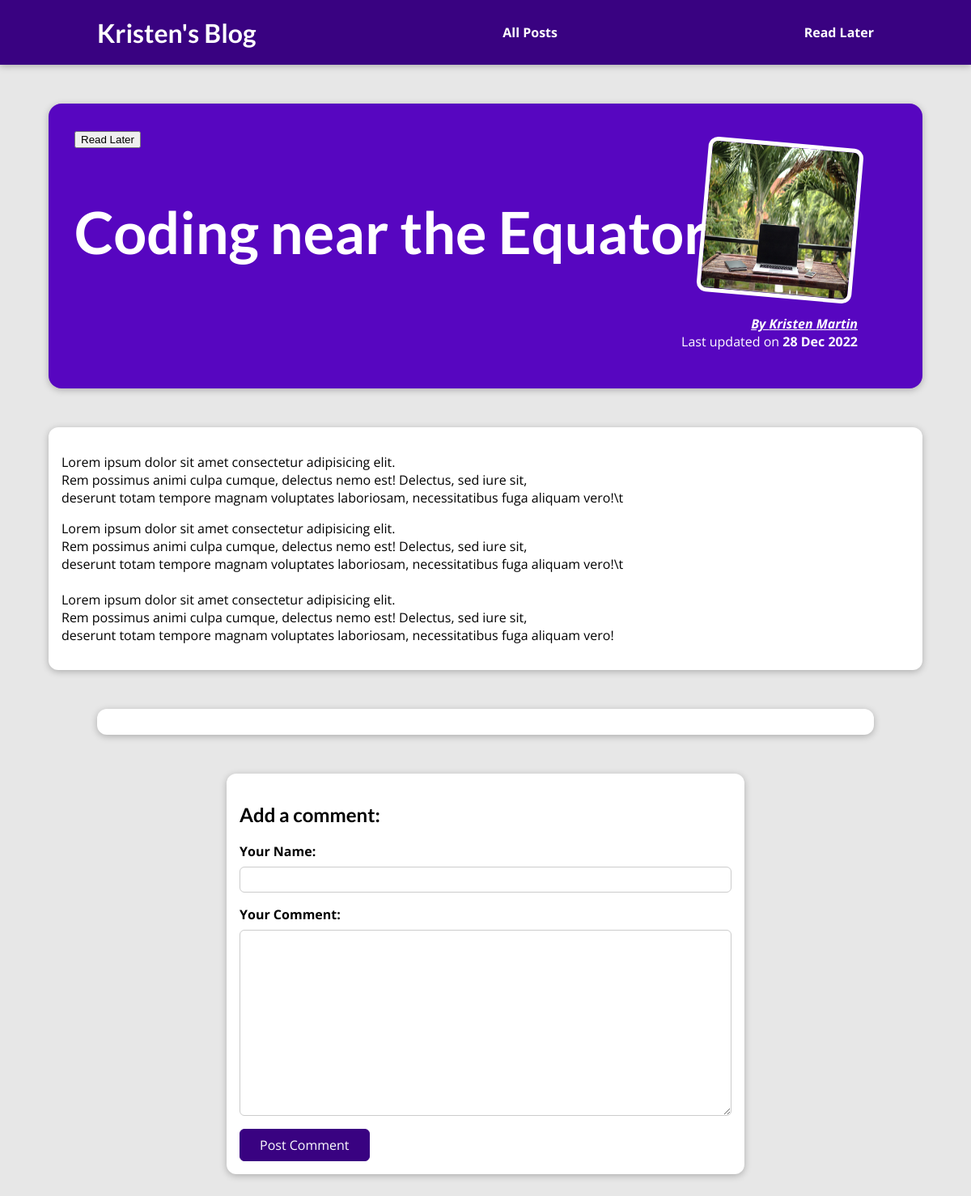
/posts/coding-near-the-equator/, run on an earlier commit of the app's database.
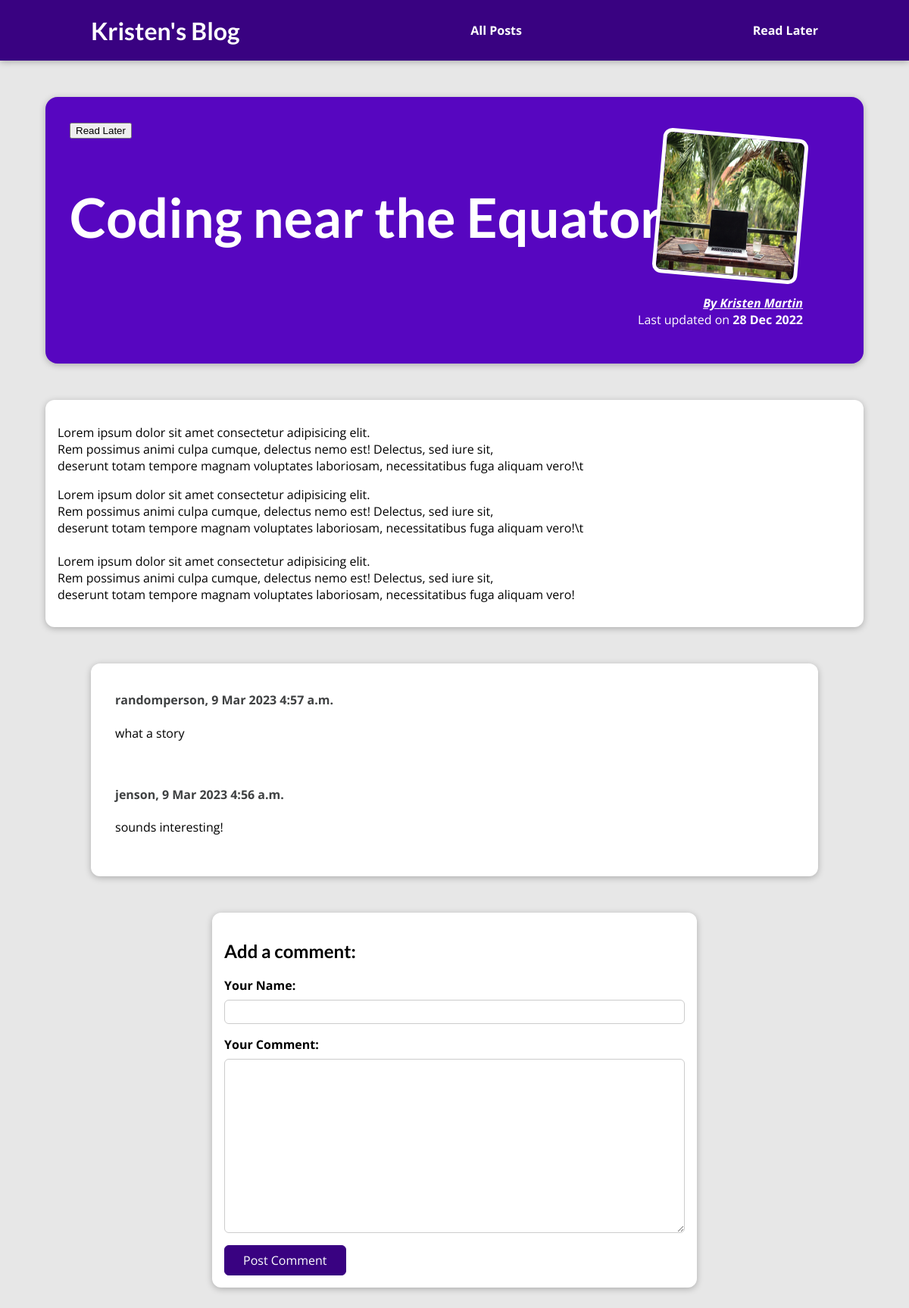
And on a later commit of the database.
### blog/models.py (models this page shows, shortened)
class Post(models.Model):
    title = models.CharField(max_length=140)
    excerpt = models.CharField(max_length=300)
    image_name = models.ImageField(upload_to="images", null=True)
    date = models.DateField()
    slug = models.CharField(max_length=200, default="", unique=True, db_index=True)
    content = models.TextField()
    author = models.ForeignKey(Author, null=True, on_delete=models.SET_NULL)
    tags = models.ManyToManyField(Tag, blank=True)

class Author(models.Model):
    first_name = models.CharField(max_length=50)
    last_name = models.CharField(max_length=50)
    email_address = models.EmailField(max_length=75)

class Comment(models.Model):
    user_name = models.CharField(max_length=30)
    comment_content = models.TextField(max_length=200)
    date = models.DateTimeField(auto_now_add=True)
    blog_post = models.ForeignKey(Post, on_delete=models.CASCADE, null=True)

### blog/views.py (the view)
# urls.py: path("posts/<slug:slug>/", views.GetPost.as_view(), name="post"),
class GetPost(DetailView):
    model = Post
    template_name = "blog/post.html"
    def get_context_data(self, **kwargs):
        context = super().get_context_data(**kwargs)
        context["form"] = CommentForm()
        context["comments"] = self.object.comment_set.all().order_by("-date")
        context["tags"] = self.object.tags.all()
        context["read_later_alert"] = False
        return context
    def post(self, request, slug):
        specific_post = get_object_or_404(Post, slug=slug)
        comments = specific_post.comment_set.all().order_by("-date")
        post_tags = specific_post.tags.all()
        if "submit_comment_button" in request.POST:
            form = CommentForm(request.POST)
            if form.is_valid():
                new_data = form.cleaned_data
                name = new_data["user_name"]
                content = new_data["comment_content"]
                new_comment = Comment(
                    user_name=name, comment_content=content, blog_post=specific_post)
                new_comment.save()
                return HttpResponseRedirect(reverse("post", args=[slug]))
            else:
                return render(request, "blog/post.html", {"post": specific_post, "form": form, "comments": comments, "tags": post_tags, "read_later_alert": False})
        elif "read_later_button" in request.POST:
            form = CommentForm()
            post_id = specific_post.id
            if "read_later" not in request.session:
                request.session["read_later"] = [post_id]
            elif post_id in request.session["read_later"]:
                return render(request, "blog/post.html", {"post": specific_post, "form": form, "comments": comments, "tags": post_tags, "read_later_alert": True})
            else:
                request.session["read_later"].append(post_id)
            return HttpResponseRedirect(reverse("post", args=[slug]))

### blog/forms.py
class CommentForm(forms.ModelForm):
    class Meta:
        model = Comment
        fields = "__all__"
        exclude = ["date", "blog_post"]
        labels = {"user_name": "Your Name", "comment_content": "Your Comment"}

### blog/templates/blog/post.html (shortened to what this page needs)
{% extends "base.html" %}
{% load static %}
{% block page_css %}
    <link rel="stylesheet" href="{% static 'blog/post-detail.css' %}">
{% endblock %}
{% block content %}
{% include "blog/includes/header.html" %}
    <section id="summary">
        <form action="/posts/{{post.slug}}/" method="POST" id="read-later-form">
            <button type="submit" name="read_later_button">Read Later</button>
        </form>
        <h2>{{ post.title }}</h2>
        <article>
            <img src="{{ post.image_name.url }}" alt="Post {{ post.title }}" />
            <address><a href="mailto:{{post.author.email_address}}">By {{ post.author.first_name }} {{ post.author.last_name }}</a></address>
            <div>
                Last updated on <time>{{ post.date|date:"d M Y" }}</time>
            </div>
        </article>
    </section>
    <main>
            <p>{{ post.content|linebreaks }}</p>
    </main>
    <section id="comments">
    {% for comment in comments %}
        <h4>{{comment.user_name}}, {{comment.date|date:"j M Y P"}}</h4>
        <p>{{comment.comment_content|linebreaks}}</p>
        <br>
    {% endfor %}
    </section>
    <section id="comment-form">
        <h2>Add a comment:</h2>
        <form action="/posts/{{post.slug}}/" method="POST">
                {% for form_field in form %}
                    <div class="form-control {% if form_field.errors %} invalid {% endif %}">
                        {{ form_field.label_tag }}
                        {{ form_field }}
                    </div>
                {% endfor %}
            <button type="submit" name="submit_comment_button">Post Comment</button>
        </form>
    </section>
{% endblock %}

### templates/base.html (shortened to what this page needs)
{% load static %}
<!DOCTYPE html>
<html lang="en">
<head>
    <link rel="stylesheet" href="{% static 'app.css' %}">
    {% block page_css %}
    {% endblock %}
</head>
<body>
    {% block content %}
    {% endblock %}
</body>
</html>

### blog/templates/blog/includes/header.html
<header id="main-navigation">
    <h1><a href='{% url "index" %}'>Kristen's Blog</a></h1>
    <nav>
        <a href='{% url "posts" %}'>All Posts</a>
    </nav>
    <nav>
        <a href='{% url "read_later" %}'>Read Later</a>
    </nav>
</header>

### static/app.css (style rules this page uses)
* { box-sizing: border-box; }
html { font-family: 'Open Sans', 'Lato', sans-serif; }
body { margin: 0; }
h1, h2, h3 { font-family: 'Lato', sans-serif; font-weight: bold; }
#main-navigation { width: 100%; height: 5rem; display: flex; justify-content: space-between; align-items: center; padding: 0 10%; position: absolute; top: 0; left: 0; }
#main-navigation a { text-decoration: none; color: white; font-weight: bold; }

### blog/static/blog/post-detail.css (style rules this page uses)
body { background-color: #e7e7e7; }
#main-navigation { background-color: #390281; box-shadow: 0 2px 8px rgba(0, 0, 0, 0.25); }
#summary { margin: 8rem auto 3rem auto; padding: 2rem; width: 90%; max-width: 90rem; border-radius: 16px; background-color: #5706c0; position: relative; box-shadow: 0 2px 8px rgba(0, 0, 0, 0.25); height: 22rem; }
#summary a { color:white; }
#summary h2 { color: white; font-size: 4.5rem; margin-bottom: 0.35rem; }
#summary article { position: absolute; top: 2rem; right: 3rem; padding: 1rem 2rem; border-radius: 12px; text-align: right; color: white; }
#summary article img { width: 12rem; height: 12rem; border-radius: 12px; transform: rotateZ(5deg); border: 5px solid white; margin-bottom: 1rem; }
#summary address { font-weight: bold; }
#summary time { font-weight: bold; }
main { width: 90%; max-width: 90rem; margin: 3rem auto; background-color: white; padding: 1rem; border-radius: 12px; box-shadow: 0 2px 8px rgba(0, 0, 0, 0.25); }
#comment-form { margin: 3rem auto; width: 90%; max-width: 40rem; border-radius: 12px; background-color: white; box-shadow: 0 2px 8px rgba(0, 0, 0, 0.25); padding: 1rem; }
#comment-form button { font: inherit; background-color: #390281; color: white; border: 1px solid #390281; padding: 0.5rem 1.5rem; border-radius: 6px; cursor: pointer; }
.form-control { margin-bottom: 1rem; }
.form-control label { font-weight: bold; margin-bottom: 0.5rem; display: block; }
.form-control input, .form-control textarea { display: block; width: 100%; font: inherit; padding: 0.25rem; border-radius: 6px; border: 1px solid #ccc; }
#comments { margin: 3rem auto; width: 90%; max-width: 60rem; border-radius: 12px; background-color: white; box-shadow: 0 2px 8px rgba(0, 0, 0, 0.25); padding: 1rem 2rem; }
#comments h4 { color:rgb(63, 65, 66) }

What changed in the data, as far as the page shows it:
added Comment: user_name "randomperson", date "9 Mar 2023 4:57 a.m.", comment_content "what a story"
added Comment: user_name "jenson", date "9 Mar 2023 4:56 a.m.", comment_content "sounds interesting!"
